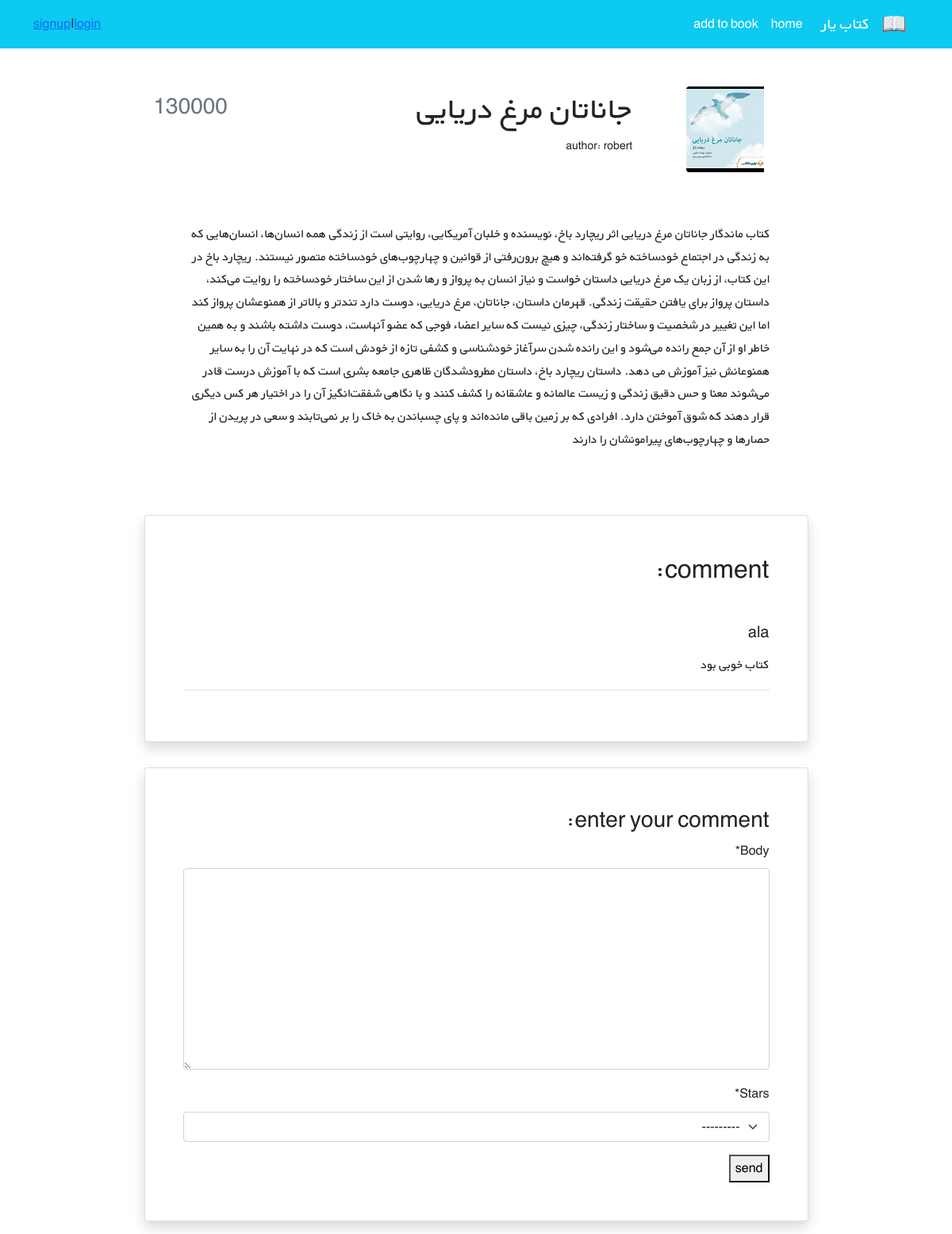
The page /books/2/ on the database its author committed.
### books/models.py (models this page shows, shortened)
class Book(models.Model):
    title = models.CharField(max_length=200)
    author = models.ForeignKey(get_user_model(), on_delete=models.CASCADE, related_name='books')
    description = models.TextField()
    price = models.PositiveIntegerField(default=0)
    cover = models.ImageField(upload_to='covers/', blank=True)
    datetime_created = models.DateTimeField(auto_now_add=True)
    datetime_modified = models.DateTimeField(auto_now=True)
    active = models.BooleanField(default=True)

class Comment(models.Model):
    BOOK_STARS = [
        ('1', 'bad'),
        ('2', 'normal'),
        ('3', 'good'),
    ]
    book = models.ForeignKey(Book, on_delete=models.CASCADE, related_name='comment')
    author = models.ForeignKey(get_user_model(), on_delete=models.CASCADE, related_name='comment')
    body = models.TextField()
    stars = models.CharField(max_length=10, choices=BOOK_STARS)
    active = models.BooleanField(default=True)
    datetime_created = models.DateTimeField(auto_now_add=True)
    datetime_modified = models.DateTimeField(auto_now=True)

### accounts/models.py (models this page shows)
class CustomUser(AbstractUser):
    pass

### books/views.py (the view)
# urls.py: path('<int:pk>/', views.BookDetailView.as_view(), name='book_detail'),
class BookDetailView(generic.DetailView):
    model = Book
    template_name = 'books/book_detail.html'
    context_object_name = 'book'
    def get_context_data(self, **kwargs):
        context = super().get_context_data(**kwargs)
        context['comment_form'] = CommentForm()
        return context

### books/forms.py
class CommentForm(forms.ModelForm):
    class Meta:
        model = Comment
        fields = ['body', 'stars', ]

### books/templates/books/book_detail.html (shortened to what this page needs)
{% extends '_base.html' %}
{% load crispy_forms_filters %}
{% block content %}
    <div class="container mt-5" dir="rtl">
        <div class="">
            <div class="">
                <div class="d-flex justify-content-center">
                    <div class="row w-sm-75 w-100">
                        <div class="col-xs-12 col-md-3 d-flex justify-content-center">
                            <div>
                                {% if book.cover %}
                                    <img src="{{ book.cover.url }}"
                                         class="img-fluid rounded-start" alt="...">
                                {% endif %}
                            </div>
                        </div>
                        <div class="col-xs-12 col-md-6 text-center text-md-end mt-md-1 mt-4">
                            <h1>{{ book.title }}</h1>
                            <h5 class="small my-1"> author: {{ book.author }}</h5>
                        </div>
                        <div class="col-xs-12 col-md-3 d-flex flex-column">
                            <h3 class="align-self-center pt-2 text-muted align-self-md-end">
                                {{ book.price }}
                            </h3>
                        </div>
                    </div>
                </div>
                <div class="d-flex justify-content-center">
                    <div class="my-3 p-5 w-sm-75 w-100">
                        {{ book.description }}
                    </div>
                </div>
                <div class="d-flex justify-content-center">
                    <div class="card shadow my-3 p-5 w-sm-75 w-100">
                        <h2 class="mb-5">comment:</h2>
                        {% for comment in book.comment.all %}
                            <div class="border-bottom mb-3">
                                <h5 class="mb-3">{{ comment.author }}</h5>
                                <p>{{ comment.body }}</p>
                            </div>
                        {% endfor %}
                    </div>
                </div>
                <div class="d-flex justify-content-center">
                    <div class="card shadow my-3 p-5 w-sm-75 w-100">
                        <h3>enter your comment:</h3>
                        <form action="{% url 'comment_create' book.id %}" method="POST">
                            {{ comment_form|crispy }}
                            <button type="submit">send</button>
                        </form>
                    </div>
                </div>
            </div>
        </div>
    </div>
{% endblock %}

### static/css/style.css (style rules this page uses)
* { font-family: 'BYekan', sans-serif; line-height: 1.8rem; }
@media (min-width: 576px) { .w-sm-75 { width: 75%!important; } }

### rows shown on the page
Book: cover (picture), title "جاناتان مرغ دریایی", author "robert", price "130000", description "کتاب ماندگار جاناتان مرغ دریایی اثر ریچارد باخ، نویسنده و خلبان آمریکایی، روایتی است از زندگی همه انسان‌ها، انسان‌هایی که به زندگی در اجتماع خودساخته خو گرفته‌اند و هیچ برون‌رفتی از قوانین و چهارچوب‌های خودساخته متصور نیستند. ریچارد باخ در این کتاب، از زبان یک مرغ دریایی داستان خواست و نیاز انسان به پرواز و رها شدن از این ساختار خودساخته را روایت می‌کند، داستان پرواز برای یافتن حقیقت زندگی. قهرمان داستان، جاناتان، مرغ دریایی، دوست دارد تندتر و بالاتر از همنوعشان پرواز کند اما این تغییر در شخصیت و ساختار زندگی، چیزی نیست که سایر اعضاء فوجی که عضو آنهاست، دوست داشته باشند و به همین خاطر او از آن جمع رانده می‌شود و این رانده شدن سرآغاز خودشناسی و کشفی تازه از خودش است که در نهایت آن را به سایر…"
Comment: author "ala", body "کتاب خوبی بود"
